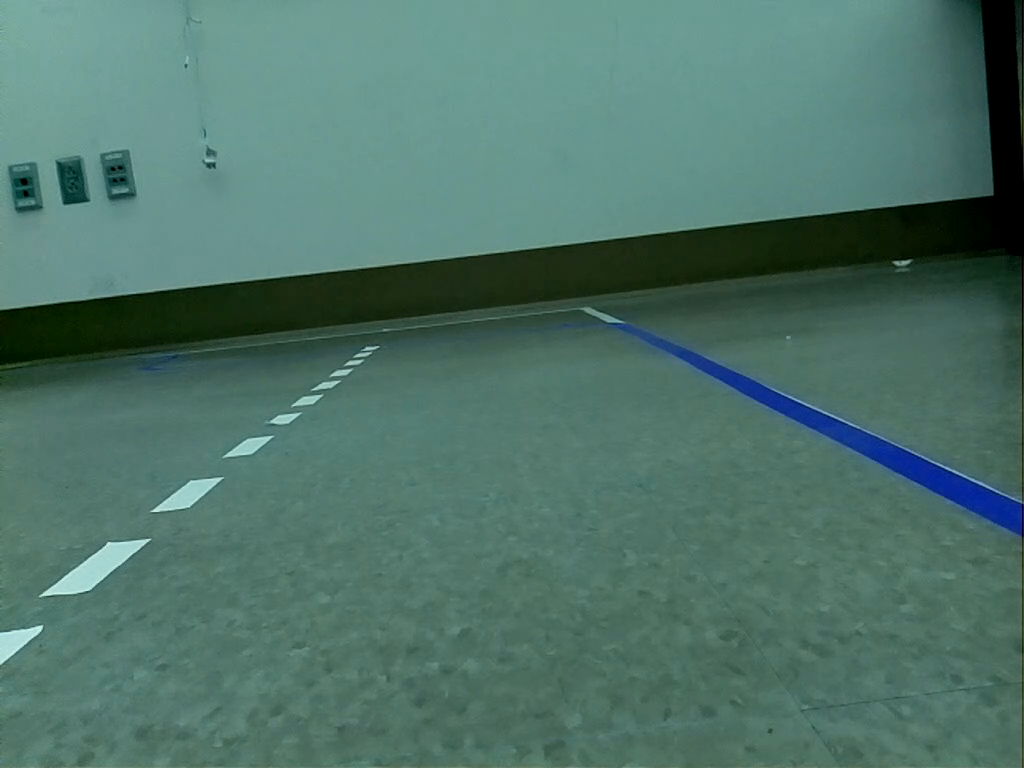
#> input picture sample_images/right/road_11_13_1668387079.5635638.png, 1024 x 768 px, found by its file name; its folder holds only this picture in this run
$ python obstacle_avoidance.py
#> lines starting #> are read from the running program, lines starting #| are printed output that depends on the picture; after the words box and inside, x2 and y2 are one past the last pixel; in counts of white or black regions, pixels touching at a corner belong together; long printed decimals are rounded
import cv2 as cv
import numpy as np
import os


# [10 lines left out: function find_contours, not called in this run]

def find_crop_region(contours, areas):
    max_value = max(areas)
    largest_contour = contours[areas.index(max_value)]
    _,y,_,h = cv.boundingRect(largest_contour)
    return y+h

def filter_contours_find_centroids(contours, areas, y_cutoff):
    centroids = []
    filtered_contours = []
    for idx,contour in enumerate(contours):
        # check the area
        if areas[idx] > 100 and areas[idx] < 2000:
            M = cv.moments(contour)
            cx = int(M['m10']/M['m00'])
            cy = int(M['m01']/M['m00'])
            # check that it is below some point because the lane lines are
            # in the bottom half of image
            if cy > y_cutoff:
                centroids.append([cx, cy])
                filtered_contours.append(contour)
    return filtered_contours, centroids

def find_line_fit(centroids):
    centroids_array = np.array(centroids)
    m, b = np.polyfit(centroids_array[:,0], -1*centroids_array[:,1], 1)
    return m,b


directory = "/home/simrun/ros2_ws/src/comprobo_road_navigation/sample_images/right/"
frame_width = 1024
frame_height = 768

def main():

    for image in os.listdir(directory):
        # Using cv2.imread() method
        frame = cv.imread(directory + image)
#> frame is the input picture: shape (768, 1024, 3); mean B, G, R 105.7, 115.8, 79
        # convert image to grayscale image
        gray_image = cv.cvtColor(frame, cv.COLOR_BGR2GRAY)
        # add guausian blur
        blur = cv.GaussianBlur(gray_image, (5, 5), 0)
        # convert the grayscale image to binary image
        ret,thresh = cv.threshold(gray_image,127,255,0)
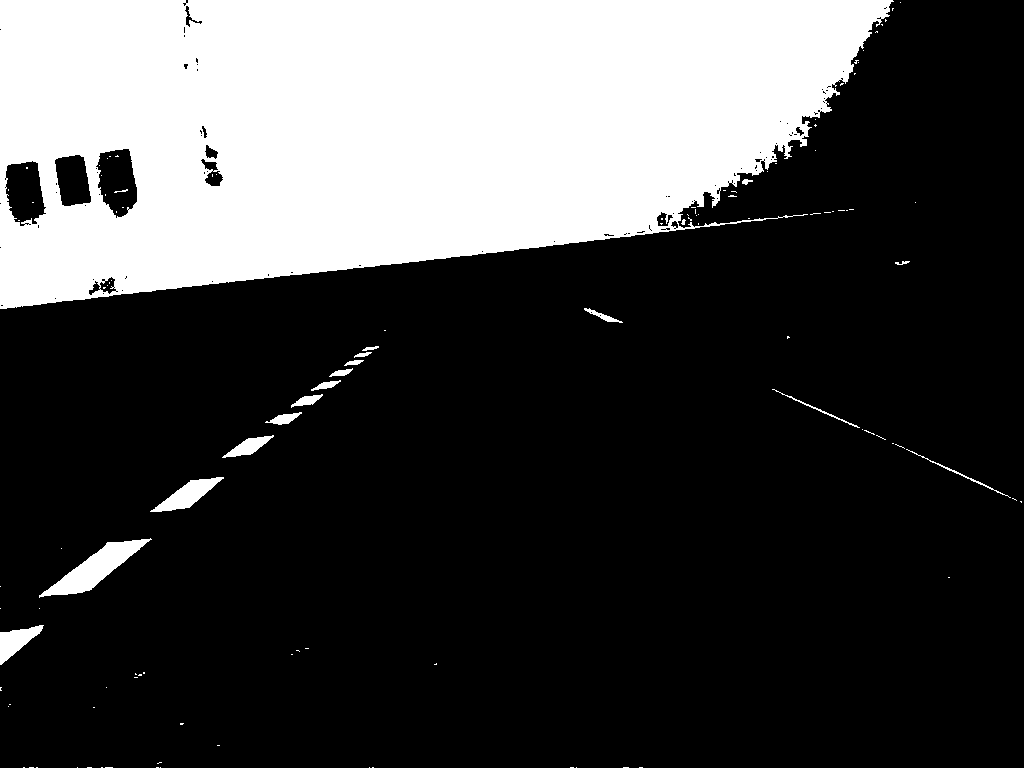
#> thresh: shape (768, 1024); 26.9% white; 117 white regions (99 under 20 px)
        # find contours
        contours,_ = cv.findContours(thresh, 1, 2)
#> contours = 229 contours, 197 with area under 20; largest, box (x1, y1, x2, y2) and area: (0, 0, 894, 309) 210614, (95, 148, 138, 219) 2116, (39, 538, 152, 598) 2106, (5, 160, 47, 227) 1999, (54, 154, 92, 207) 1488
        areas = []
        for contour in contours:
            area = cv.contourArea(contour)
            areas.append(area)
#> this loop made 229 passes
#> area on passes 32, 38, 41: 750, 2106.5, 956.5
#> after the loop, areas = 229 values, max 210614.5 at index 228, min 0 at index 0, mean 974.2

        # use wall as a way to mask image. finds the bounding box off
        # wall contour and uses that to mask image
        y_cutoff = find_crop_region(contours, areas)
#> in find_crop_region, `max_value = max(areas)`: max_value = 210614.5
#> in find_crop_region, `largest_contour = contours[areas.index(max_value)]`: largest_contour = contour of 672 points, box (x1, y1, x2, y2) (0, 0, 894, 309), area 210614
#> in find_crop_region, `_,y,_,h = cv.boundingRect(largest_contour)`: y = 0; h = 309
#> y_cutoff = 309

        # alternatively just cut in half and use bottom half
        # y_cutoff = int(frame_height/2)

        # create mask
        mask = np.zeros(frame.shape[:2], dtype="uint8")
        cv.rectangle(mask,(0,y_cutoff),(frame_width,frame_height), 255, -1)
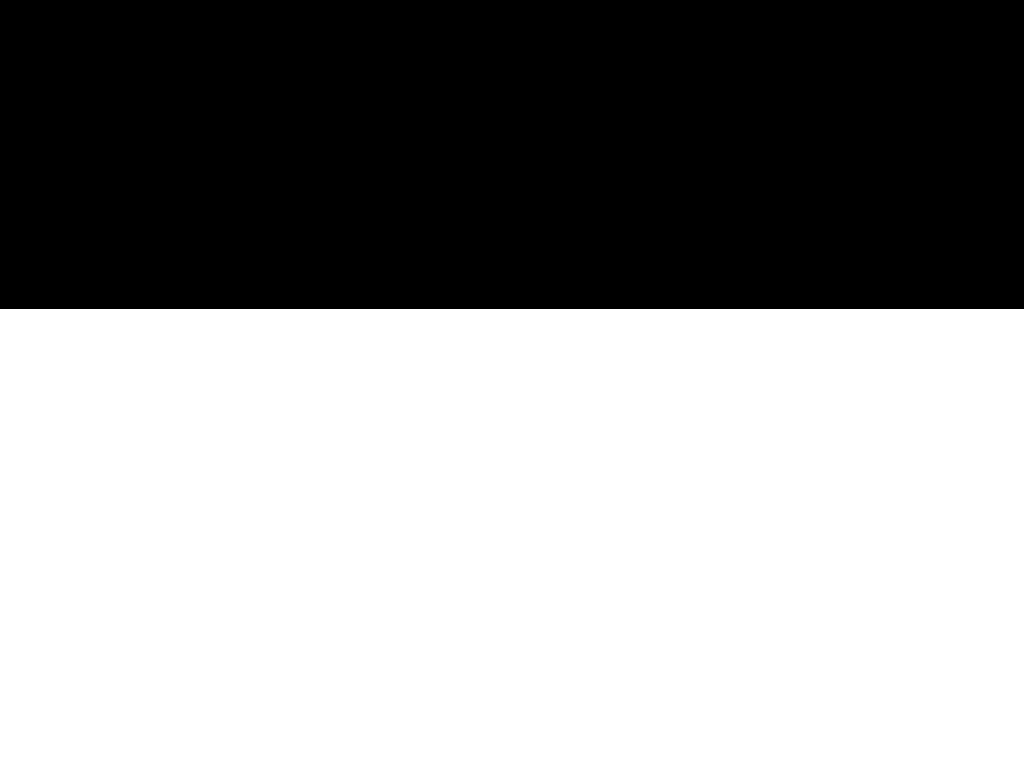
#> mask: shape (768, 1024); 59.8% white; 1 black region
        masked = cv.bitwise_and(frame, frame, mask=mask)

        # find centroids
        filtered_contours, centroids = filter_contours_find_centroids(contours, areas, y_cutoff)
#> the loop in filter_contours_find_centroids, `for idx,contour in enumerate(contours):` made 229 passes
#> (cx, cy) on passes 32, 41, 46, 49, 50, 52, 61, 77: (15, 640), (187, 494), (248, 446), (284, 418), (306, 400), (325, 384), (601, 315), (107, 285)
#> after the loop in filter_contours_find_centroids, `for idx,contour in enumerate(contours):`: centroids = [[15, 640], [187, 494], [248, 446], [284, 418], [306, 400], [325, 384], [601, 315]]; filtered_contours = 7 contours; box (x1, y1, x2, y2) and area: (150, 477, 224, 512) 956, (0, 625, 44, 665) 750, (222, 435, 274, 458) 436, (265, 412, 302, 425) 189, (291, 394, 323, 408) 169, (584, 308, 623, 323) 118, (311, 380, 341, 391) 108

        # find left or right
        m,b = find_line_fit(centroids)
#> in find_line_fit, `centroids_array = np.array(centroids)`: centroids_array has the same summary as centroids in filter_contours_find_centroids
#> in find_line_fit, `m, b = np.polyfit(centroids_array[:,0], -1*centroids_array[:,1], 1)`: m = 0.549; b = -596.7
#> m = 0.549; b = -596.7
        print(f'Slope: {m}')
#| Slope: 0.5494

        # draw centroids
        for centroid in centroids:
            cv.circle(masked, (centroid[0], centroid[1]), 7, (0, 0, 255), -1)
#> this loop made 7 passes
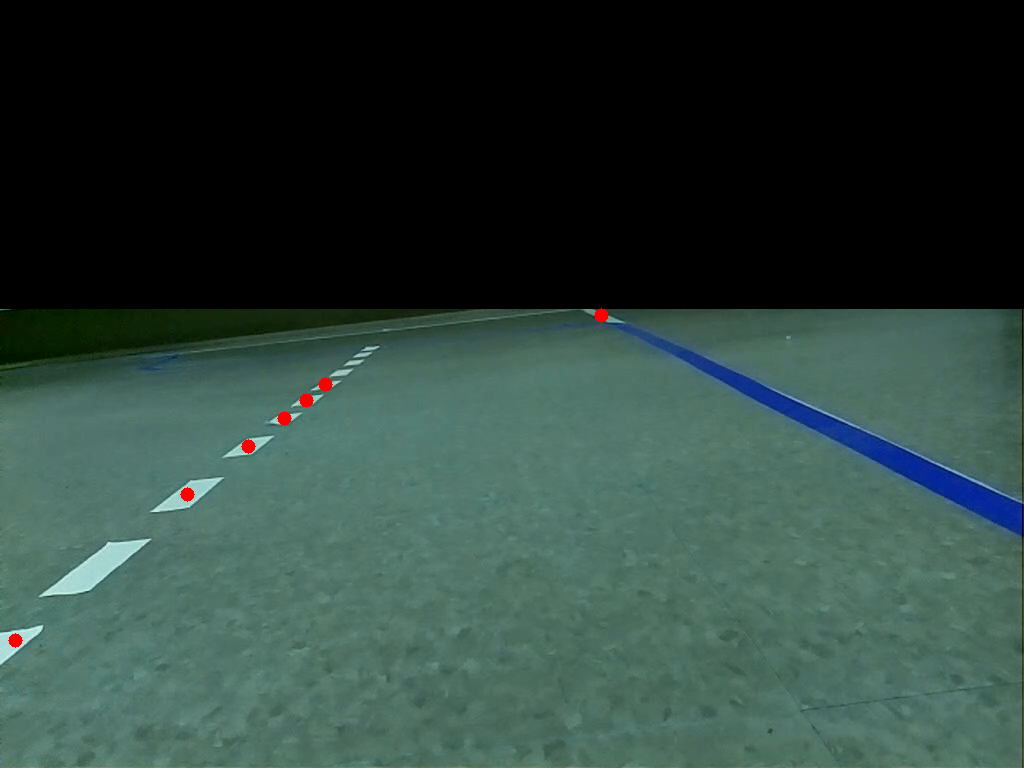
#> masked: shape (768, 1024, 3); mean B, G, R 59.6, 65.7, 45.2
        # draw contours
        cv.drawContours(masked, filtered_contours, -1, (0, 255, 0), 1)
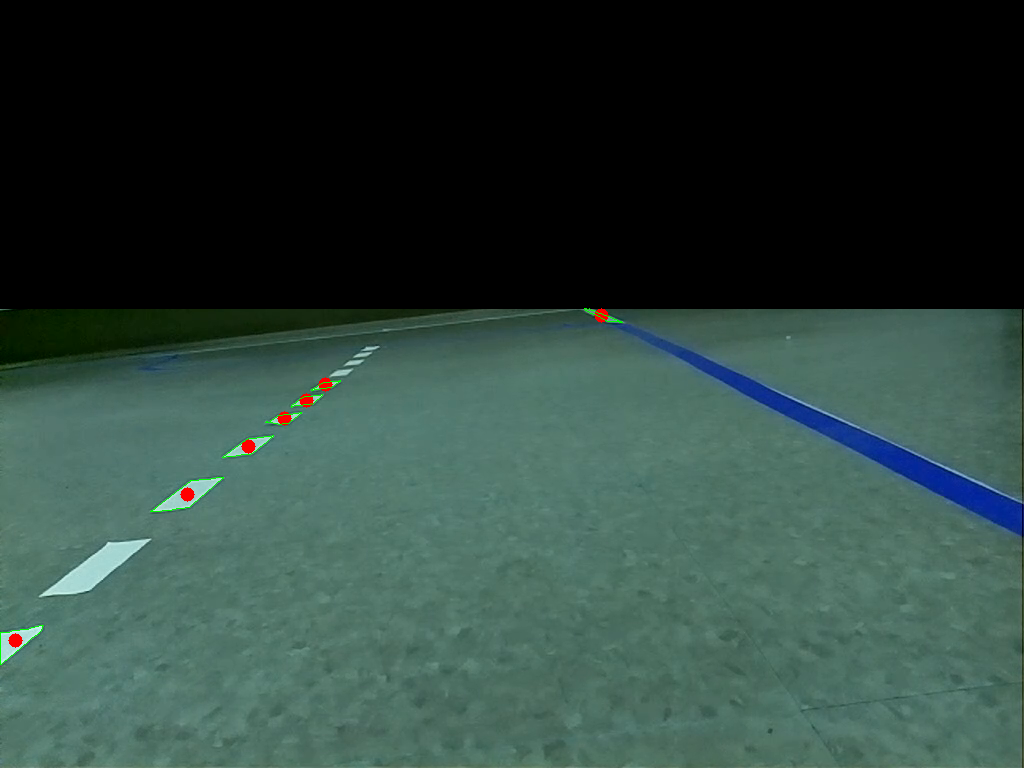
#> masked: shape (768, 1024, 3); 0.08% of pixels changed, all inside (x1, y1, x2, y2) = (0, 308, 623, 665)
        cv.imshow("contours", masked)
        cv.waitKey(0)
        # create a custom mask for left and right and use that
    cv.destroyAllWindows()


if __name__ == "__main__":
   main()

$ run again, on sample_images/right/road_11_13_1668387090.2400978.png
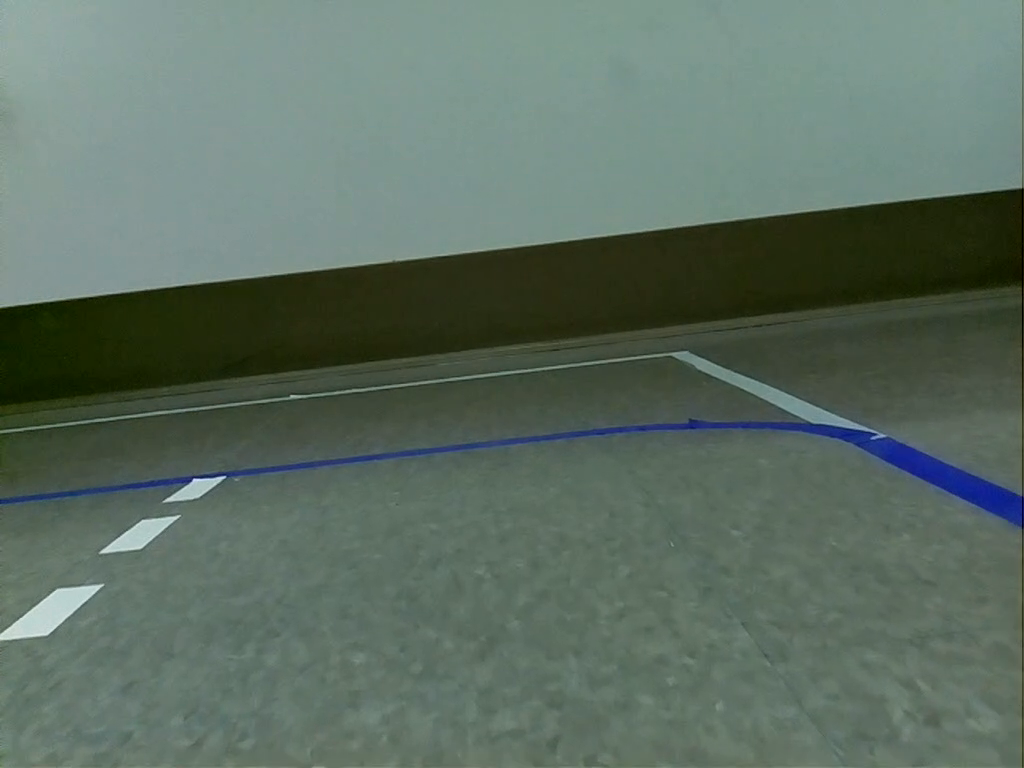
#> input picture sample_images/right/road_11_13_1668387090.2400978.png, 1024 x 768 px, found by its file name
#> in main, frame is the input picture: shape (768, 1024, 3); mean B, G, R 98.8, 110.4, 93.3
#> in main, `ret,thresh = cv.threshold(gray_image,127,255,0)`:
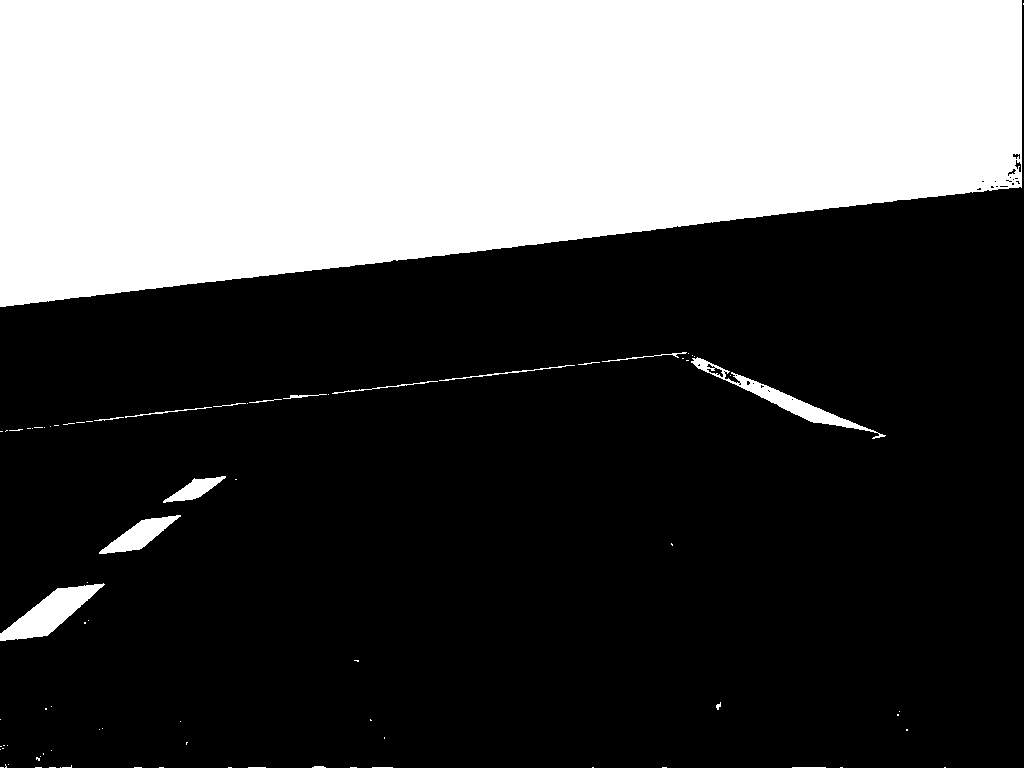
#> thresh: shape (768, 1024); 33% white; 82 white regions (64 under 20 px)
#> contours = 110 contours, 95 with area under 20; largest, box (x1, y1, x2, y2) and area: (0, 0, 1022, 307) 250972, (0, 583, 105, 641) 2344, (691, 357, 886, 439) 1856, (99, 515, 181, 554) 1180, (163, 476, 226, 503) 626
#> the loop in main, `for contour in contours:` made 110 passes
#> area on passes 45, 48, 50: 2343.5, 1180.5, 626.5
#> after the loop in main, `for contour in contours:`: areas = 110 values, max 250972.5 at index 109, min 0 at index 0, mean 2341.5
#> max_value = 250972.5
#> largest_contour = contour of 263 points, box (x1, y1, x2, y2) (0, 0, 1022, 307), area 250972
#> y = 0; h = 307
#> mask: shape (768, 1024); 60% white; 1 black region
#> the loop in filter_contours_find_centroids, `for idx,contour in enumerate(contours):` made 110 passes
#> (cx, cy) on passes 48, 50, 88: (139, 534), (194, 488), (779, 398)
#> after the loop in filter_contours_find_centroids, `for idx,contour in enumerate(contours):`: centroids = [[139, 534], [194, 488], [779, 398]]; filtered_contours = 3 contours; box (x1, y1, x2, y2) and area: (691, 357, 886, 439) 1856, (99, 515, 181, 554) 1180, (163, 476, 226, 503) 626
#> in main, `filtered_contours, centroids = filter_contours_find_centroids(contours..`: centroids = [[139, 534], [194, 488], [779, 398]]
#> in find_line_fit, `m, b = np.polyfit(centroids_array[:,0], -1*centroids_array[:,1], 1)`: m = 0.188; b = -543.2
#> in main, `m,b = find_line_fit(centroids)`: m = 0.188; b = -543.2
#| Slope: 0.1884
#> the loop in main, `for centroid in centroids:` made 3 passes
#> in main, `cv.drawContours(masked, filtered_contours, -1, (0, 255, 0), 1)`:
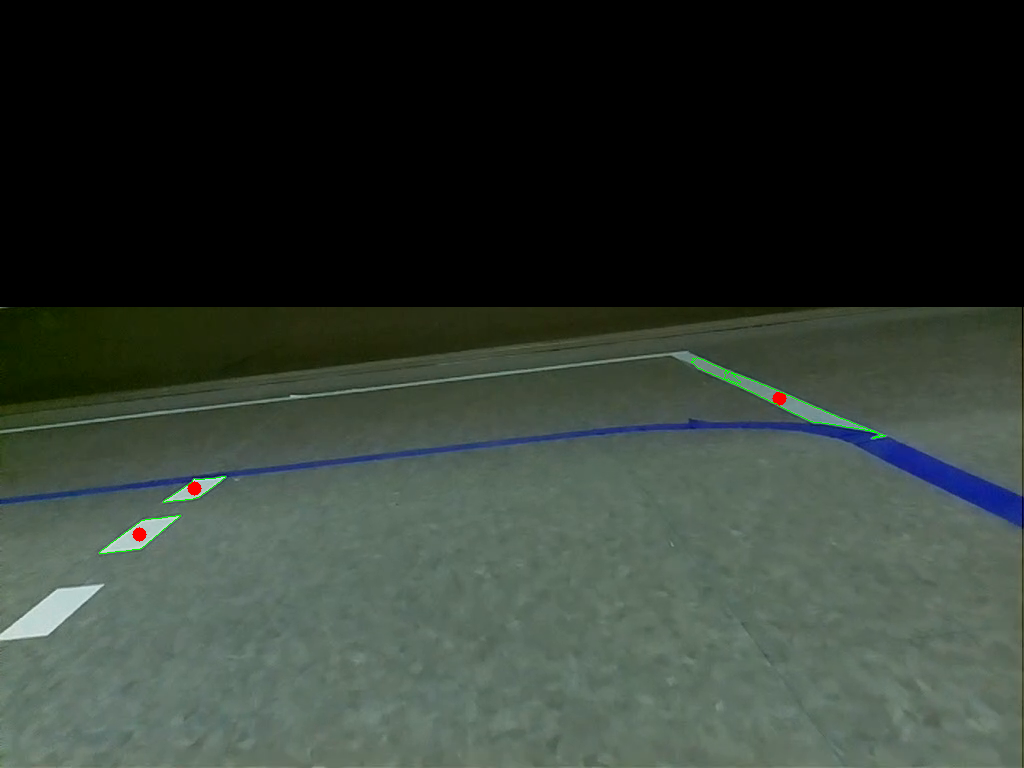
#> masked: shape (768, 1024, 3); mean B, G, R 50.9, 58.4, 49.4
